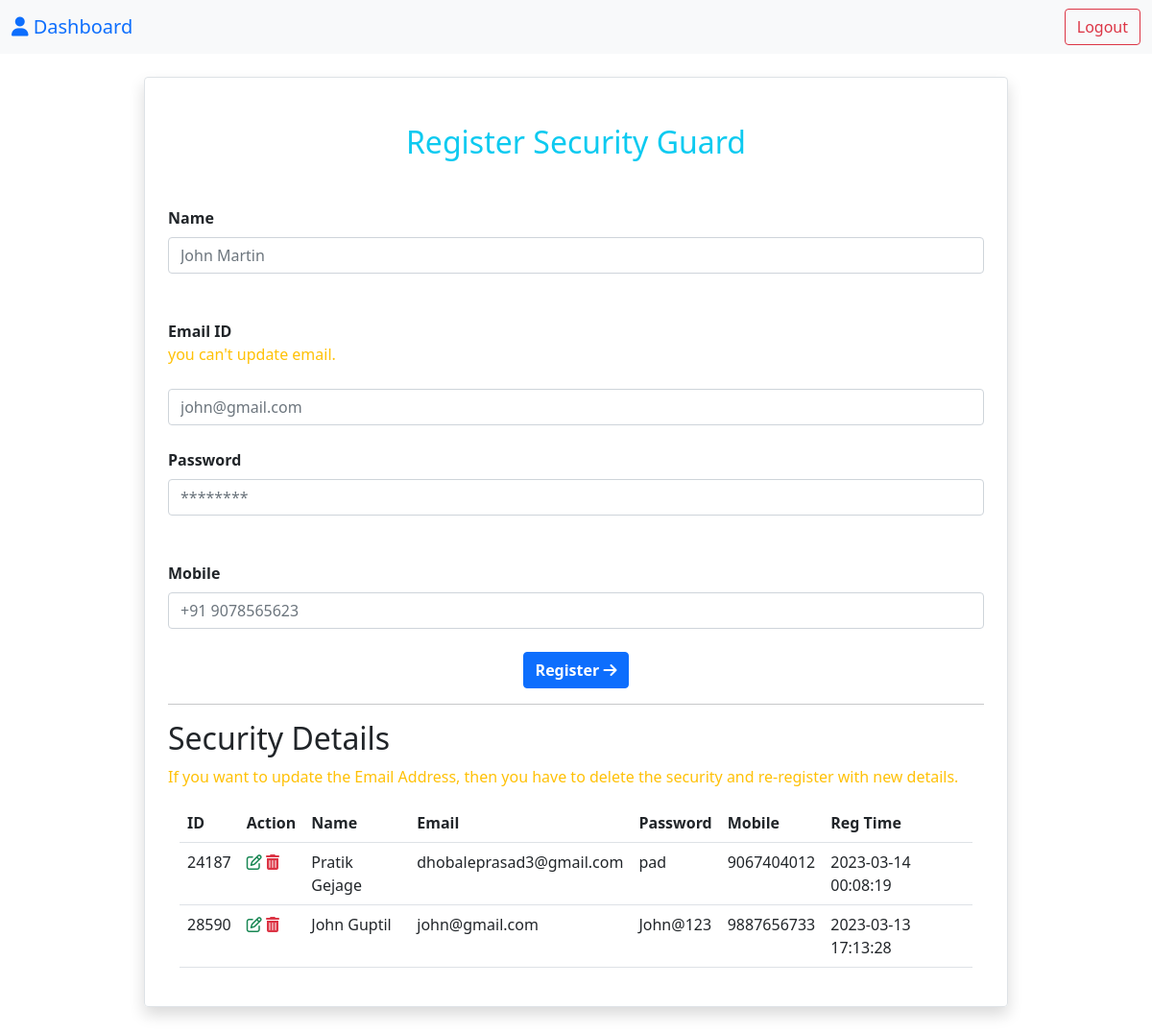
The page /admin/security_registration.php (signed in) on the database its author committed.
### tables this page shows
CREATE TABLE `security` (
  `sec_id` varchar(10) NOT NULL,
  `sec_name` varchar(100) NOT NULL,
  `sec_email` varchar(50) NOT NULL,
  `sec_passwd` varchar(20) NOT NULL,
  `sec_mobile` varchar(20) NOT NULL,
  `reg_time` datetime NOT NULL
);

### admin/security_registration.php (the view, shortened to what this page needs)
<?php
require "admin_navbar.php";
require "../connection.php";
?>
    <div class="container p-4 mt-4 mb-5 shadow border rounded w-75">
        <?php
        if(isset($_GET['sec_id'])){
            $sec_id = $_GET['sec_id'];
            $get_sec_details = "select *from security where sec_id = '$sec_id'";
            $sec = mysqli_query($con, $get_sec_details)->fetch_assoc();
            ?>
                <h2 class="text-info m-4 text-center">Update Security</h2>
            <?php
        }else{
            ?>
                <h2 class="text-info m-4 text-center">Register Security Guard</h2>
            <?php
        }
        ?>
        <form action="<?php echo htmlspecialchars($_SERVER['PHP_SELF']); ?>" method="post">
            <div class="mt-5">
                <label for="sec_name" class="mb-2"><b>Name</b></label>
                <input type="text" placeholder="John Martin" value="<?php echo isset($_GET['sec_id']) ?  $sec['sec_name'] : ''; ?>" name="sec_name" id="sec_name" class="form-control" required>
            </div>
            <div class="mt-5">
                <label for="sec_email" class="mb-2"><b>Email ID</b> <p class="text-warning">you can't update email.</p></label>
                <input type="email" placeholder="john@gmail.com" value="<?php echo isset($_GET['sec_id']) ?  $sec['sec_email'] : ''; ?>" name="sec_email" id="sec_email" class="form-control" <?php echo isset($_GET['sec_id']) ?  'readonly' : ''; ?> >
            </div>
            <div class="mt-4">
                <label for="passwd" class="mb-2"><b>Password</b></label>
                <input type="password" placeholder="********" value="<?php echo isset($_GET['sec_id']) ?  $sec['sec_passwd'] : ''; ?>" name="sec_passwd" id="sec_passwd" class="form-control" required>
            </div>
            <div class="mt-5">
                <label for="sec_mobile" class="mb-2"><b>Mobile</b></label>
                <input type="number" placeholder="+91 9078565623" value="<?php echo isset($_GET['sec_id']) ?  $sec['sec_mobile'] : ''; ?>" name="sec_mobile" id="sec_mobile" class="form-control" required>
            </div>
            <div class="text-center pt-4">
                <?php echo isset($_GET['sec_id']) ? '<button  class="btn btn-success" name="update" value="true"><b>Update </b><i class="fa fa-arrow-right"></i></button>' : '<button  class="btn btn-primary" name="register" value="true"><b>Register </b><i class="fa fa-arrow-right"></i></button>'; ?>
            </div>
        </form>
        <hr>
        <h2>Security Details</h2>
        <p class="text-warning">If you want to update the Email Address, then you have to delete the security and re-register with new details.
        <div class="container table-responsive">
            <table class="table table-hover">
                <tr>
                    <th>ID</th>
                    <th>Action</th>
                    <th>Name</th>
                    <th>Email</th>
                    <th>Password</th>
                    <th>Mobile</th>
                    <th>Reg Time</th>
                </tr>
                <?php
                    $get_sec_query = "select *from security";
                    $securities = mysqli_query($con, $get_sec_query);
                    if($con->affected_rows > 0){
                        while($security = $securities->fetch_assoc()){
                            ?>
                            <tr>
                                <td><?php echo $security['sec_id']; ?></td>
                                <td>
                                    <a href="?sec_id=<?php echo $security['sec_id']; ?>"><i class="text-success fa fa-edit"></i></a>
                                    <i class="text-danger fa fa-trash" data-bs-toggle="modal" data-bs-target="#deleteModal" data-bs-sec_id="<?php echo $security['sec_id']; ?>"></i>
                                </td>
                                <td><?php echo $security['sec_name']; ?></td>
                                <td><?php echo $security['sec_email']; ?></td>
                                <td><?php echo $security['sec_passwd']; ?></td>
                                <td><?php echo $security['sec_mobile']; ?></td>
                                <td><?php echo $security['reg_time']; ?></td>
                            </tr>
                            <?php
                        }
                    }else{
                        echo "<p>No Security Registered Yet..!</p>";
                    }
                ?>
            </table>
        </div>
    </div>
</body>
</html>

### rows shown on the page
security: sec_id "24187", sec_name "Pratik Gejage", sec_email "dhobaleprasad3@gmail.com", sec_passwd "pad", sec_mobile "9067404012", reg_time "2023-03-14 00:08:19"
security: sec_id "28590", sec_name "John Guptil", sec_email "john@gmail.com", sec_passwd "John@123", sec_mobile "9887656733", reg_time "2023-03-13 17:13:28"
